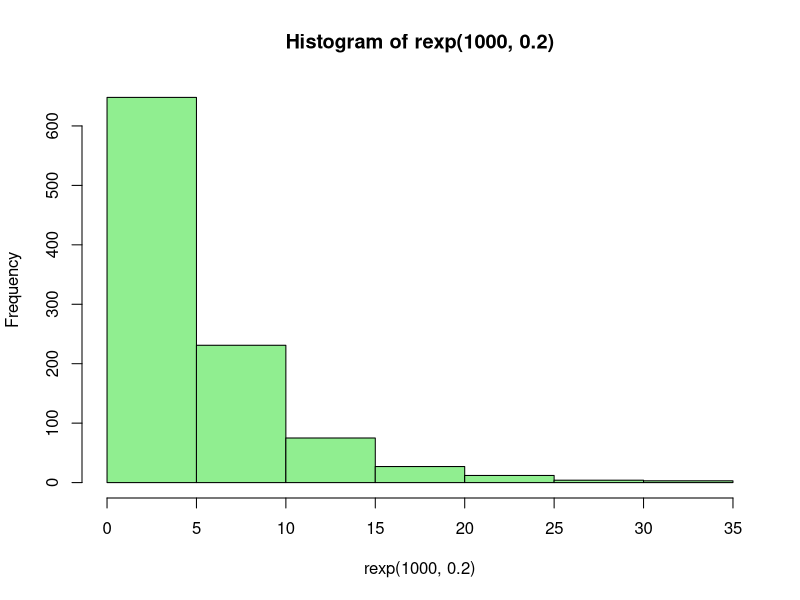
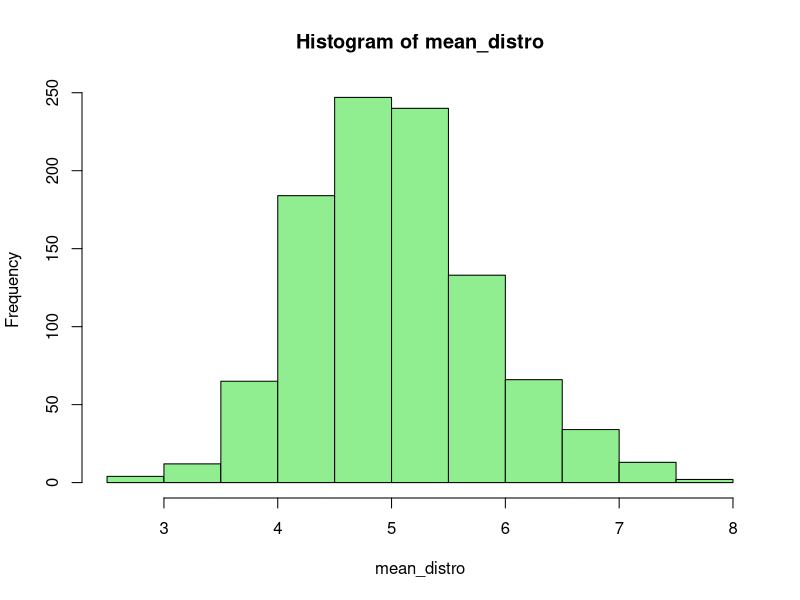
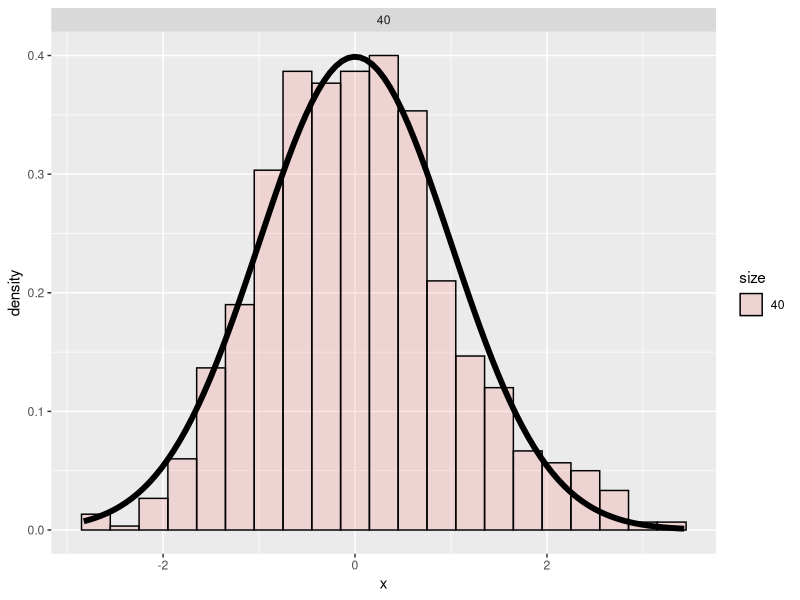

Generate these figures, in order, with R:
## ---- chunk 1
# load libraries
library(ggplot2)
## ---- chunk 2

mean_distro <- NULL
for (i in 1 : 1000) mean_distro = c(mean_distro, mean(rexp(40,0.2)))

## ---- chunk 3
round(mean(mean_distro),2)
## ---- chunk 4
# theoretical variance
round((5*sqrt(10)/20),2)

# distribution variance
round(var(mean_distro),2)

## ---- chunk 5
hist(rexp(1000,0.2), col="lightgreen")
## ---- chunk 6
hist(mean_distro, col="lightgreen")
## ---- chunk 7
nosim <- 1000
cfunc <- function(x, n) sqrt(n) * (x - 5) / 5
dat <- data.frame(
  x = sapply(mean_distro, cfunc, 40),
  size = factor(rep("40", nosim)))

g <- ggplot(dat, aes(x = x, fill = size)) + geom_histogram(alpha = .20, binwidth=.3, colour = "black", aes(y = ..density..)) 
g <- g + stat_function(fun = dnorm, size = 2)
g + facet_grid(. ~ size)
